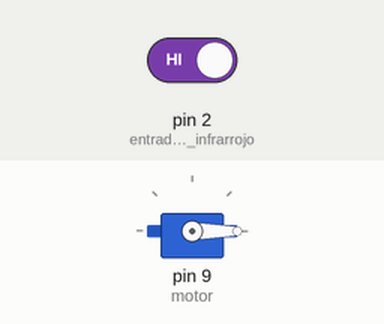
Bench run of a sketch on a simulated Arduino Uno, built with avr-gcc and run on an emulated ATmega328P. Shown: servo. The inputs (shaded band) are chosen by the test bench; at power-on: pin 2 (entrada_sensor_infrarrojo) HIGH.

Above: at 1.2 s.
1.3 s: pin 2 (entrada_sensor_infrarrojo) driven LOW
At 2.6 s:
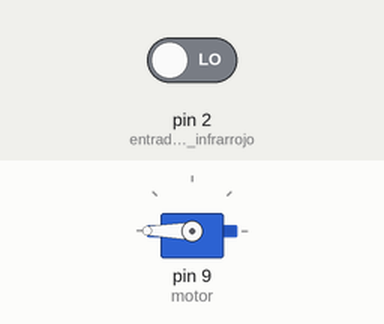
2.9 s: pin 2 (entrada_sensor_infrarrojo) driven HIGH
At 3.9 s:
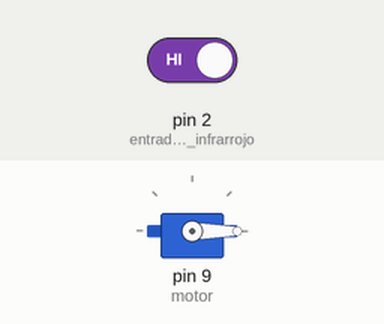
Timing chart, 0 to 5.9 s (numbered marks = the images above; inputs shaded):
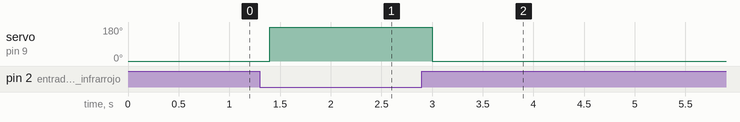

Measured:
- after the input at 1.3 s, servo on pin 9 (motor): 0° → 180° after 0.10 s
- after the input at 2.9 s, servo on pin 9 (motor): 180° → 0° after 0.10 s

The sketch:

sensor_infra.ino
```cpp
#include <Servo.h>
Servo motor;
int sensor;

void setup() {
  pinMode(2,INPUT);//entrada sensor infrarrojos
  motor.attach(9);//pin del servomotor
}

void loop() {
 sensor=digitalRead(2);
 if (sensor==0) {motor.write(180);}
 else {motor.write(0);}
 delay(200);
}
```
